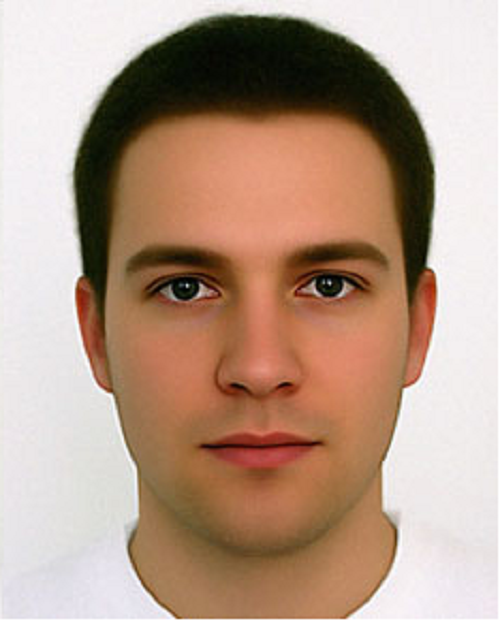
%> input picture face.png, 500 x 623 px
$ octave --eval "result = graythresh(imread('face.png'));"   (GNU Octave 9; MATLAB toolbox functions it lacks are replaced by stand-ins)
%> lines starting %> are read from the running program, lines starting %| are printed output that depends on the picture
function out = graythresh(im)
if isstruct(im)
    im = im.data;
end

if ~isempty(im)
   I = im2uint8(im(:));
   num_bins = 256;
   counts = imhist(I,num_bins);
%> counts = 256 values, max 32213 at index 242, min 78 at index 255, mean 3650.4
   p = counts/sum(counts);
%> p = 256 values, max 0.0345 at index 242, min 8.35e-05 at index 255, mean 0.00391
   omega = cumsum(p);
%> omega = 256 values from 0.000626 to 1
   mu = cumsum(p .*(1:num_bins)');
%> mu = 256 values from 0.000626 to 158.7
   mu_t = mu(end);
%> mu_t = 158.7

    previous_state = warning('off','MATLAB:divideByZero');
    sigma_b_squared = (mu_t * omega - mu).^2./(omega.*(1-omega));
%> sigma_b_squared = 256 values, max 5396.7 at index 151, min -3.64e-12 at index 256, mean 3812.4
    warning(previous_state);

    maxval = max(sigma_b_squared);
%> maxval = 5396.7
    isfinite_maxval = isfinite(maxval);
%> isfinite_maxval = true
    if isfinite_maxval
        idx = mean(find(sigma_b_squared == maxval));
%> idx = 151
        level = (idx-1)/(num_bins-1);
%> level = 0.588
        else
        level = 0.0;
    end
else
    level = 0.0;
end

if nargout > 1
    if isfinite_maxval
     em = maxval/(sum(p.*((1:num_bins).^2)')-mu_t^2);
    else
        em = 0;
    end
end

out = (im>level*max(im(:)));
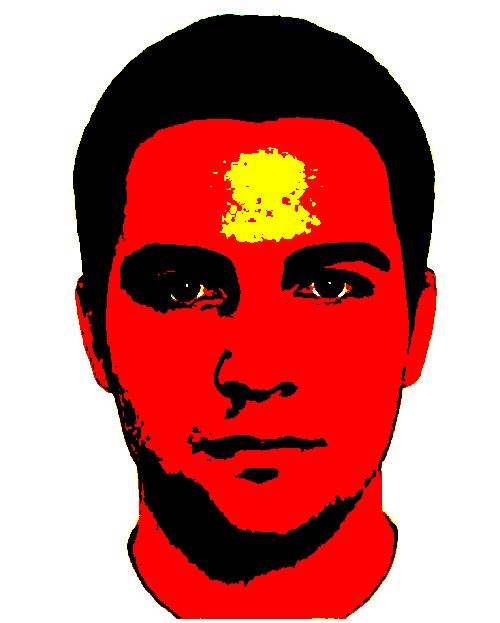
%> out: size 623x500x3 logical; mean R, G, B 0.771, 0.451, 0.428
% disp(['Threshold = ',num2str(round(255*level))]);

$ run again, on yawn.png
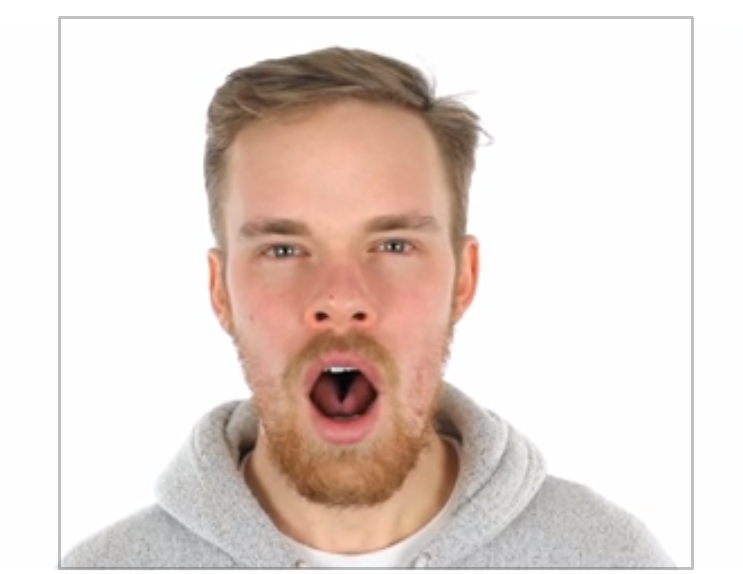
%> input picture yawn.png, 743 x 574 px
%> counts = 256 values, max 534154 at index 256, min 6 at index 1, mean 4997.8
%> p = 256 values, max 0.417 at index 256, min 4.69e-06 at index 1, mean 0.00391
%> omega = 256 values from 4.69e-06 to 1
%> mu = 256 values from 4.69e-06 to 219.9
%> mu_t = 219.9
%> sigma_b_squared = 256 values, max 2269.3 at index 197, min 1.46e-11 at index 256, mean 1309.2
%> maxval = 2269.3
%> isfinite_maxval = true
%> idx = 197
%> level = 0.769
%> in graythresh, `out = (im>level*max(im(:)));`:
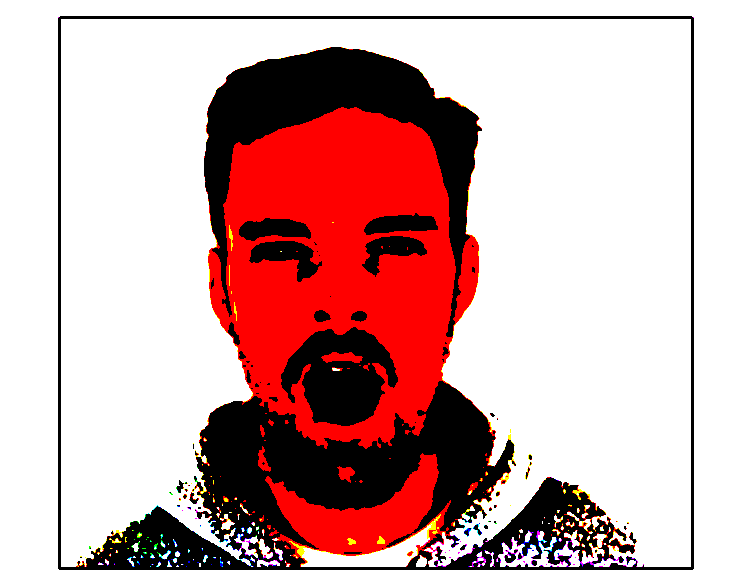
%> out: size 574x743x3 logical; mean R, G, B 0.811, 0.663, 0.661
